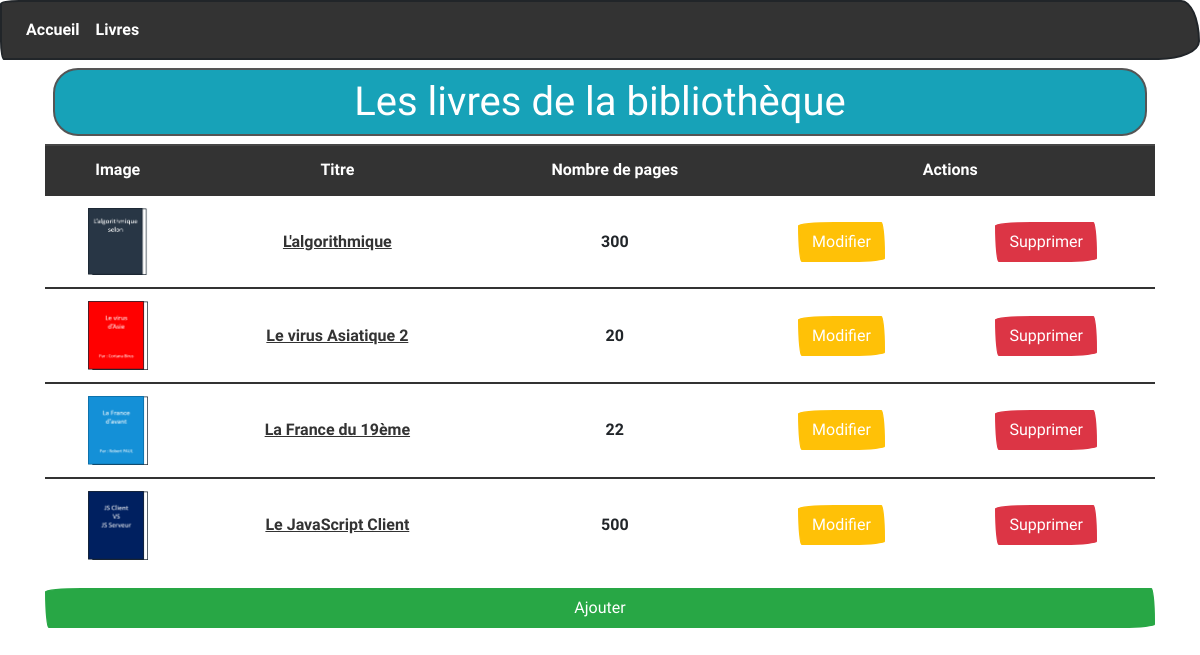
Screenshot of /livres with the database file from the repository.
### tables this page shows
CREATE TABLE `livres` (
  `id` int(11) NOT NULL,
  `titre` varchar(150) NOT NULL,
  `nbPages` int(11) NOT NULL,
  `image` varchar(150) NOT NULL
);

### controllers/LivresController.controller.php (called while the page is built, shortened)
<?php
require_once "models/LivreManager.class.php";
class LivresController{
    private $livreManager;
    public function __construct(){
        $this->livreManager = new LivreManager;
        $this->livreManager->chargementLivres();
    }
    public function afficherLivres(){
        $livres = $this->livreManager->getLivres();
        require "views/livres.view.php";
    }
}

### models/LivreManager.class.php (called while the page is built, shortened)
<?php
require_once "Model.class.php";
require_once "Livre.class.php";
class LivreManager extends Model{
    private $livres;
    public function ajoutLivre($livre){
        $this->livres[] = $livre;
    }
    public function getLivres(){
        return $this->livres;
    }
    public function chargementLivres(){
        $req = $this->getBdd()->prepare("SELECT * FROM livres");
        $req->execute();
        $mesLivres = $req->fetchAll(PDO::FETCH_ASSOC);
    }
}

### models/Livre.class.php (called while the page is built, shortened)
<?php
class Livre{
    private $id;
    private $titre;
    private $nbPages;
    private $image;
    public function __construct($id,$titre,$nbPages,$image){
        $this->id = $id;
        $this->titre = $titre;
        $this->nbPages = $nbPages;
        $this->image = $image;
    }
    public function getId(){return $this->id;}
    public function getTitre(){return $this->titre;}
    public function getNbPages(){return $this->nbPages;}
    public function getImage(){return $this->image;}
}

### models/Model.class.php (called while the page is built, shortened)
<?php
abstract class Model{
    private static $pdo;
    private static function setBdd(){
        self::$pdo = new PDO("mysql:host=localhost;dbname=biblio2;charset=utf8","root","");
        self::$pdo->setAttribute(PDO::ATTR_ERRMODE,PDO::ERRMODE_WARNING);
    }
    protected function getBdd(){
        return self::$pdo;
    }
}

### views/livres.view.php (the view, shortened to what this page needs)
<table class="table text-center">
    <tr class="table-dark">
        <th>Image</th>
        <th>Titre</th>
        <th>Nombre de pages</th>
        <th colspan="2">Actions</th>
    </tr>
    <?php
    for($i=0; $i < count($livres);$i++) :
    ?>
    <tr>
        <td class="align-middle"><img src="public/images/<?= $livres[$i]->getImage(); ?>" width="60px;"></td>
        <td class="align-middle"><a href="<?= URL ?>livres/l/<?= $livres[$i]->getId(); ?>"><?= $livres[$i]->getTitre(); ?></a></td>
        <td class="align-middle"><?= $livres[$i]->getNbPages(); ?></td>
        <td class="align-middle"><a href="<?= URL ?>livres/m/<?= $livres[$i]->getId(); ?>" class="btn btn-warning">Modifier</a></td>
        <td class="align-middle">
            <form method="POST" action="<?= URL ?>livres/s/<?= $livres[$i]->getId(); ?>" onSubmit="return confirm('Voulez-vous vraiment supprimer le livre ?');">
                <button class="btn btn-danger" type="submit">Supprimer</button>
            </form>
        </td>
    </tr>
    <?php endfor; ?>
</table>
<a href="<?= URL ?>livres/a" class="btn btn-success d-block">Ajouter</a>
<?php
$content = ob_get_clean();
$titre = "Les livres de la bibliothèque";
require "template.php";
?>

### index.php (shortened to what this page needs)
<?php
require_once "controllers/LivresController.controller.php";
$livreController = new LivresController;
try{
    if(empty($_GET['page'])){
        require "views/accueil.view.php";
    } else {
        $url = explode("/", filter_var($_GET['page']),FILTER_SANITIZE_URL);
        switch($url[0]){
            case "livres" :
                if(empty($url[1])){
                    $livreController->afficherLivres();
                } else if($url[1] === "l") {
                    $livreController->afficherLivre($url[2]);
                } else if($url[1] === "a") {
                    $livreController->ajoutLivre();
                } else if($url[1] === "m") {
                    $livreController->modificationLivre($url[2]);
                } else if($url[1] === "s") {
                    $livreController->suppressionLivre($url[2]);
                } else if($url[1] === "av") {
                    $livreController->ajoutLivreValidation();
                } else if($url[1] === "mv") {
                    $livreController->modificationLivreValidation();
                }
                else {
                    throw new Exception("La page n'existe pas");
                }
            break;
        }
    }
}
catch(Exception $e){
    $msg = $e->getMessage();
    require "views/error.view.php";
}

### views/template.php (shortened to what this page needs)
<!DOCTYPE html>
<html lang="en">
<head>
    <link rel="stylesheet" href="https://bootswatch.com/4/sketchy/bootstrap.min.css">
</head>
<body>
    <nav class="navbar navbar-expand-lg navbar-dark bg-primary">
        <div class="collapse navbar-collapse" id="navbarColor01">
            <ul class="navbar-nav mr-auto">
                <li class="nav-item">
                    <a class="nav-link" href="<?= URL ?>accueil">Accueil</a>
                </li>
                <li class="nav-item">
                    <a class="nav-link" href="<?= URL ?>livres">Livres</a>
                </li>
            </ul>
        </div>
    </nav>
    <div class="container">
        <h1 class="rounded border border-dark p-2 m-2 text-center text-white bg-info"><?= $titre ?></h1>
        <?= $content ?>
    </div>
</body>
</html>

### rows the page displays
livres: image (picture), titre "L'algorithmique", nbPages "300"
livres: image (picture), titre "Le virus Asiatique 2", nbPages "20"
livres: image (picture), titre "La France du 19ème", nbPages "22"
livres: image (picture), titre "Le JavaScript Client", nbPages "500"

### other values shown
$titre "Les livres de la bibliothèque"
